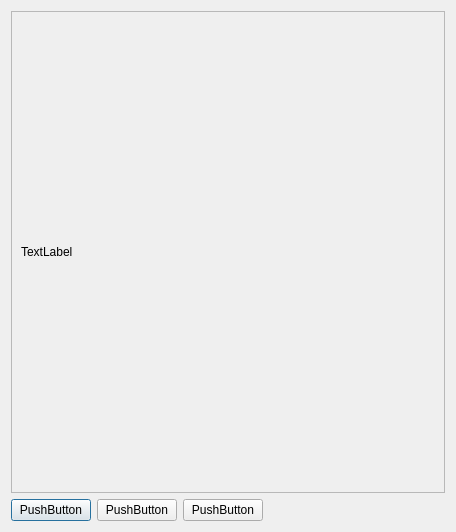
<?xml version="1.0" encoding="UTF-8"?>
<ui version="4.0">
 <class>ImagePreview</class>
 <widget class="QDialog" name="ImagePreview">
  <property name="geometry">
   <rect>
    <x>0</x>
    <y>0</y>
    <width>456</width>
    <height>532</height>
   </rect>
  </property>
  <property name="windowTitle">
   <string>Dialog</string>
  </property>
  <layout class="QGridLayout" name="gridLayout">
   <item row="0" column="0" colspan="4">
    <widget class="QScrollArea" name="scrollArea">
     <property name="widgetResizable">
      <bool>true</bool>
     </property>
     <widget class="QWidget" name="scrollAreaWidgetContents">
      <property name="geometry">
       <rect>
        <x>0</x>
        <y>0</y>
        <width>436</width>
        <height>483</height>
       </rect>
      </property>
      <layout class="QGridLayout" name="gridLayout_2">
       <item row="0" column="0">
        <widget class="QLabel" name="label">
         <property name="text">
          <string>TextLabel</string>
         </property>
        </widget>
       </item>
      </layout>
     </widget>
    </widget>
   </item>
   <item row="1" column="0">
    <widget class="QPushButton" name="pushButton">
     <property name="text">
      <string>PushButton</string>
     </property>
    </widget>
   </item>
   <item row="1" column="1">
    <widget class="QPushButton" name="pushButton_2">
     <property name="text">
      <string>PushButton</string>
     </property>
    </widget>
   </item>
   <item row="1" column="2">
    <widget class="QPushButton" name="pushButton_3">
     <property name="text">
      <string>PushButton</string>
     </property>
    </widget>
   </item>
   <item row="1" column="3">
    <spacer name="horizontalSpacer">
     <property name="orientation">
      <enum>Qt::Horizontal</enum>
     </property>
     <property name="sizeHint" stdset="0">
      <size>
       <width>192</width>
       <height>20</height>
      </size>
     </property>
    </spacer>
   </item>
  </layout>
 </widget>
 <resources/>
 <connections/>
 <slots>
  <slot>next()</slot>
  <slot>prev()</slot>
  <slot>move(int)</slot>
 </slots>
</ui>
